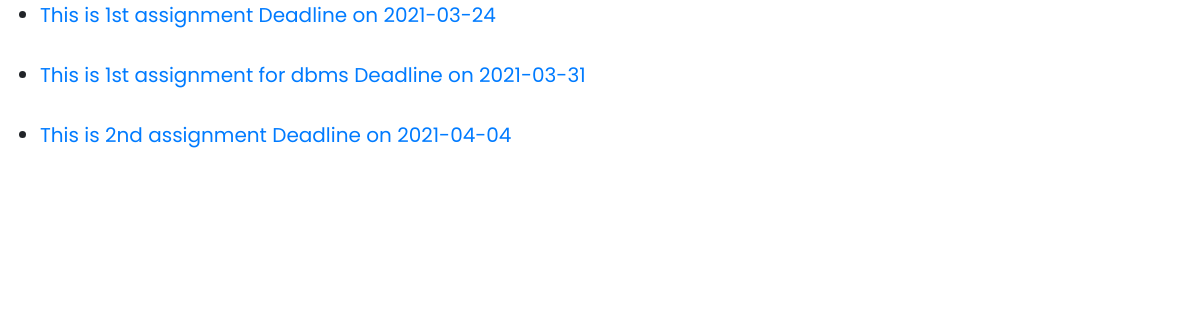
The app's page /Announcement.php, older data.
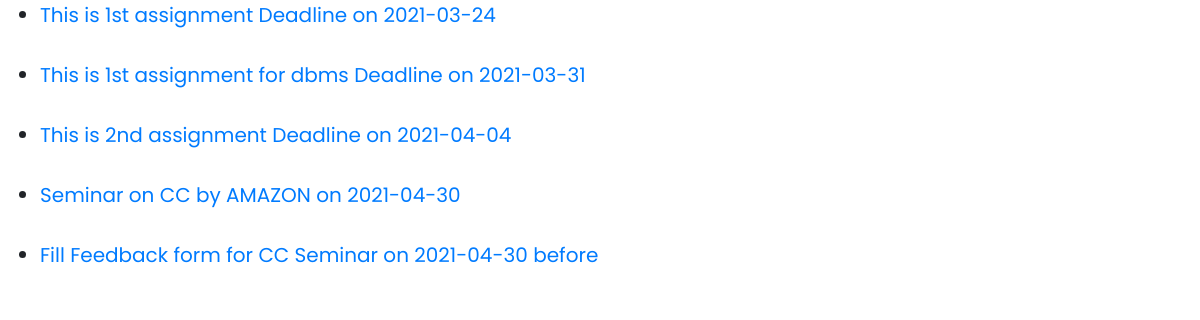
The same page, newer data.
### tables this page shows
CREATE TABLE `assignment` (
  `Assignment_No` int(11) NOT NULL,
  `Description` varchar(500) NOT NULL,
  `Subject_Name` varchar(50) NOT NULL,
  `Unit` int(11) NOT NULL,
  `Teacher_ID` int(11) NOT NULL,
  `Assignment_Deadline` date NOT NULL,
  `Assignment_Given_On` date NOT NULL,
  `filename` varchar(100) NOT NULL
);

CREATE TABLE `seminar` (
  `seminar_id` int(11) NOT NULL,
  `title` varchar(500) NOT NULL,
  `notice` varchar(500) DEFAULT NULL,
  `seminar_date` date NOT NULL
);

CREATE TABLE `feedback` (
  `feedback_Id` int(11) NOT NULL,
  `title` varchar(500) NOT NULL,
  `link` varchar(100) NOT NULL,
  `feedback_date` date NOT NULL
);

### Announcement.php (the view, shortened to what this page needs)
<?php include 'links.php' ?>
  <?php include 'connection.php'; ?>
<?php
    $currenttime=date('Y-m-d');
    $query = "SELECT * FROM assignment WHERE Assignment_Deadline <= '".$currenttime."'";
    $query1 = "SELECT * FROM seminar WHERE seminar_date > '".$currenttime."'";
    $query2 = "SELECT * FROM feedback WHERE feedback_date > '".$currenttime."'";
    $ass=mysqli_query($conn,$query);
    $sem=mysqli_query($conn,$query1);
    $feed=mysqli_query($conn,$query2);
    echo '<marquee direction = "up" onmouseover="this.stop();" onmouseout="this.start();"><ul>';
    while($row=mysqli_fetch_assoc($ass)){
        echo '<li><a href="">'.$row['Description'].'     Deadline on '.$row['Assignment_Deadline'].'</a></li><br>';
    }
    while( $row1 =mysqli_fetch_assoc($sem)){
            echo '<li><a href="'.$row1['notice'].'">'.$row1['title'].'  on '.$row1['seminar_date'].'</a></li><br>';
    }
    while( $row2 =mysqli_fetch_assoc($feed)){
        echo '<li><a href="'.$row2['link'].'"> Fill Feedback form for '.$row2['title'].'  before '.$row1['feedback_date'].'</a></li><br>';
}
    echo '</ul></marquee>';
?>

### links.php (shortened to what this page needs)
<link rel="stylesheet" href="https://maxcdn.bootstrapcdn.com/bootstrap/4.0.0/css/bootstrap.min.css">

Row changes from the older to the newer data that the page shows:
added seminar: title "Seminar on CC by AMAZON", seminar_date "2021-04-30"
added feedback: title "CC Seminar on 2021-04-30"
